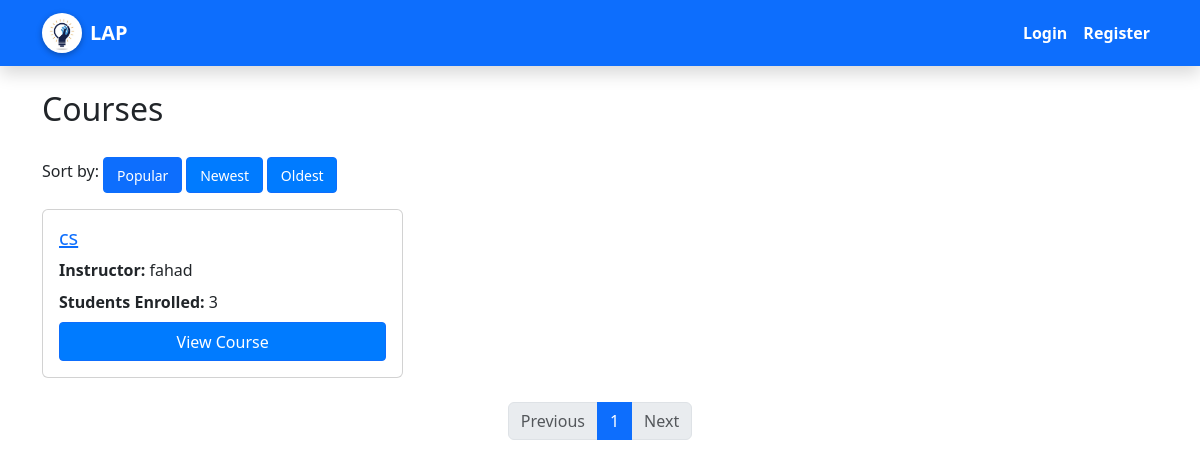
Page /courses/courses/ on the earlier database version.
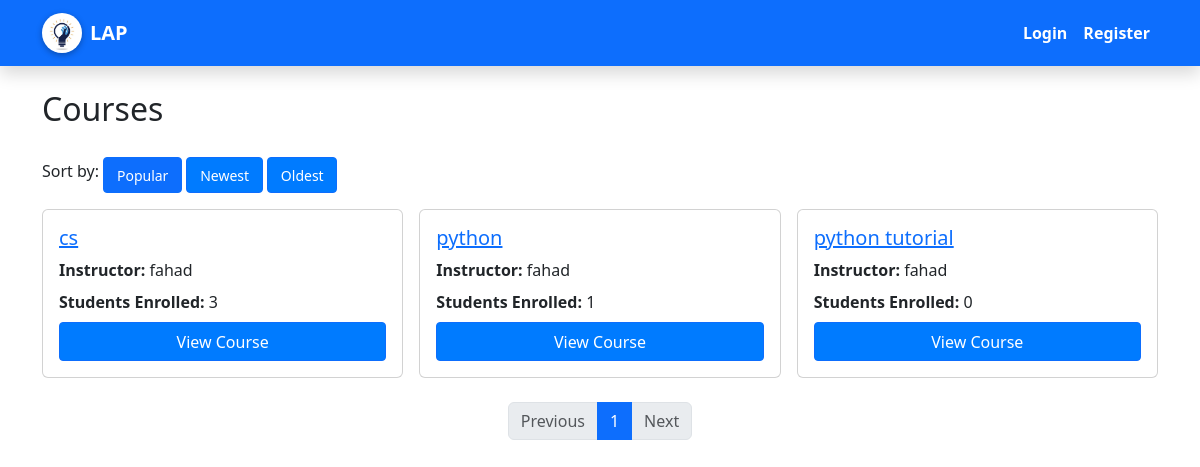
Same page on the later database version.
### courses/models.py (models this page shows, shortened)
class Course(models.Model):
    title = models.CharField(max_length=200)
    description = models.TextField()
    category = models.ForeignKey(Category, on_delete=models.SET_NULL, null=True, blank=True)
    created_by = models.ForeignKey(User, on_delete=models.CASCADE)
    created_at = models.DateTimeField(auto_now_add=True)

### courses/views.py (the view)
# urls.py: path('courses/', course_views.course_list, name='course_list'),
def course_list(request):
    sort_by = request.GET.get('sort', 'popular')
    courses = Course.objects.annotate(num_students=Count('enrollment')).all()
    if sort_by == 'popular':
        courses = courses.order_by('-num_students')
    elif sort_by == 'newest':
        courses = courses.order_by('-created_at')
    elif sort_by == 'oldest':
        courses = courses.order_by('created_at')
    categories = Category.objects.all()
    paginator = Paginator(courses, 6)
    page_number = request.GET.get('page')
    page_obj = paginator.get_page(page_number)
    return render(request, 'courses/course_list.html', {
        'page_obj': page_obj,
        'categories': categories,
        'show_sidebar': True,
        'full_page_center': False,
    })

### courses/context_processors.py (called while the page is built)
def categories(request):
    return {
        'categories': Category.objects.all()
    }

### templates/courses/course_list.html (shortened to what this page needs)
{% extends 'base.html' %}
{% load static %}
{% block content %}
<h2 class="mb-4">Courses</h2>
<div class="mb-3">
  <span>Sort by: </span>
  <a href="?sort=popular" class="btn btn-sm btn-outline-primary {% if request.GET.sort == 'popular' or not request.GET.sort %}active{% endif %}">Popular</a>
  <a href="?sort=newest" class="btn btn-sm btn-outline-primary {% if request.GET.sort == 'newest' %}active{% endif %}">Newest</a>
  <a href="?sort=oldest" class="btn btn-sm btn-outline-primary {% if request.GET.sort == 'oldest' %}active{% endif %}">Oldest</a>
</div>
<div class="row g-3">
  {% for course in page_obj %}
    <div class="col-md-6 col-lg-4">
      <div class="card h-100">
        <div class="card-body d-flex flex-column">
          <h5 class="card-title">
            <a href="{% url 'course_detail' course.id %}">{{ course.title }}</a>
          </h5>
          <p class="card-text mb-2"><strong>Instructor:</strong> {{ course.created_by.username }}</p>
          <p class="mb-2"><strong>Students Enrolled:</strong> {{ course.enrollment_set.count }}</p>
          <a href="{% url 'course_detail' course.id %}" class="btn btn-primary mt-auto">View Course</a>
        </div>
      </div>
    </div>
  {% empty %}
    <p>No courses found.</p>
  {% endfor %}
</div>
<div class="mt-4">
  <nav aria-label="Page navigation">
    <ul class="pagination justify-content-center">
      {% if page_obj.has_previous %}
        <li class="page-item">
          <a class="page-link" href="?page={{ page_obj.previous_page_number }}{% if request.GET.sort %}&sort={{ request.GET.sort }}{% endif %}">Previous</a>
        </li>
      {% else %}
        <li class="page-item disabled"><span class="page-link">Previous</span></li>
      {% endif %}
      {% for num in page_obj.paginator.page_range %}
        {% if page_obj.number == num %}
          <li class="page-item active"><span class="page-link">{{ num }}</span></li>
        {% else %}
          <li class="page-item">
            <a class="page-link" href="?page={{ num }}{% if request.GET.sort %}&sort={{ request.GET.sort }}{% endif %}">{{ num }}</a>
          </li>
        {% endif %}
      {% endfor %}
      {% if page_obj.has_next %}
        <li class="page-item">
          <a class="page-link" href="?page={{ page_obj.next_page_number }}{% if request.GET.sort %}&sort={{ request.GET.sort }}{% endif %}">Next</a>
        </li>
      {% else %}
        <li class="page-item disabled"><span class="page-link">Next</span></li>
      {% endif %}
    </ul>
  </nav>
</div>
{% endblock %}

Differences in the rows shown:
added Course: title "python", created_by.username "fahad", enrollment_set.count "1"
added Course: title "python tutorial", created_by.username "fahad", enrollment_set.count "0"
